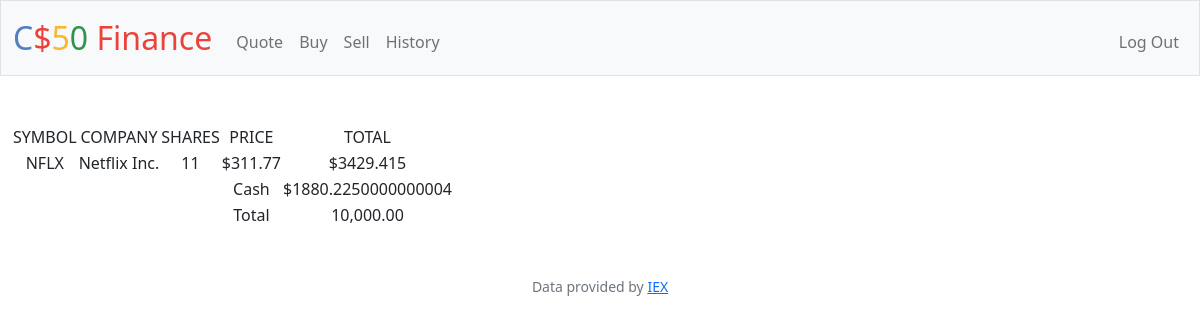
/ (signed in), run on the app's committed database.
### tables this page shows
CREATE TABLE stocks(id INTEGER PRIMARY KEY AUTOINCREMENT NOT NULL,user INTEGER NOT NULL,symbol TEXT NOT NULL,company TEXT NOT NULL,shares INT NOT NULL,price REAL NOT NULL,total REAL NOT NULL,FOREIGN KEY(user) REFERENCES users(id));

CREATE TABLE users (id INTEGER PRIMARY KEY AUTOINCREMENT NOT NULL, username TEXT NOT NULL, hash TEXT NOT NULL, cash NUMERIC NOT NULL DEFAULT 10000.00);

### app.py (the view)
@app.route("/")
@login_required
def index():
    userinfo = db.execute(
        "SELECT * FROM stocks WHERE user=?", int(session["user_id"]))
    usercash = db.execute("SELECT * FROM users WHERE id=?",int(session["user_id"]))
    return render_template("index.html", data=userinfo,cash=usercash[0])

### app.py (called while the page is built)
@app.after_request
def after_request(response):
    response.headers["Cache-Control"] = "no-cache, no-store, must-revalidate"
    response.headers["Expires"] = 0
    response.headers["Pragma"] = "no-cache"
    return response

### helpers.py (called while the page is built)
def login_required(f):
    @wraps(f)
    def decorated_function(*args, **kwargs):
        if session.get("user_id") is None:
            return redirect("/login")
        return f(*args, **kwargs)
    return decorated_function

### templates/index.html (shortened to what this page needs)
{% extends "layout.html" %}
{% block main %}
<table>
    <thead>
        <tr>
            <td>SYMBOL</td>
            <td>COMPANY</td>
            <td>SHARES</td>
            <td>PRICE</td>
            <td>TOTAL</td>
        </tr>
    </thead>
    <tbody>
        {%for i in data%}
        <tr>
            <td>{{i["symbol"]}}</td>
            <td>{{i["company"]}}</td>
            <td>{{i["shares"]}}</td>
            <td>${{i["price"]}}</td>
            <td>${{i["total"]}}</td>
        </tr>
        {%endfor%}
        <tr>
            <td></td>
            <td></td>
            <td></td>
            <td>Cash</td>
            <td>${{cash["cash"]}}</td>
        </tr>
        <tr>
            <td></td>
            <td></td>
            <td></td>
            <td>Total</td>
            <td>10,000.00</td>
        </tr>
    </tbody>
</table>
{% endblock %}

### data on the page
stocks: symbol "NFLX", company "Netflix Inc.", shares "11", price "311.77", total "3429.415"
users: cash "1880.2250000000004"
